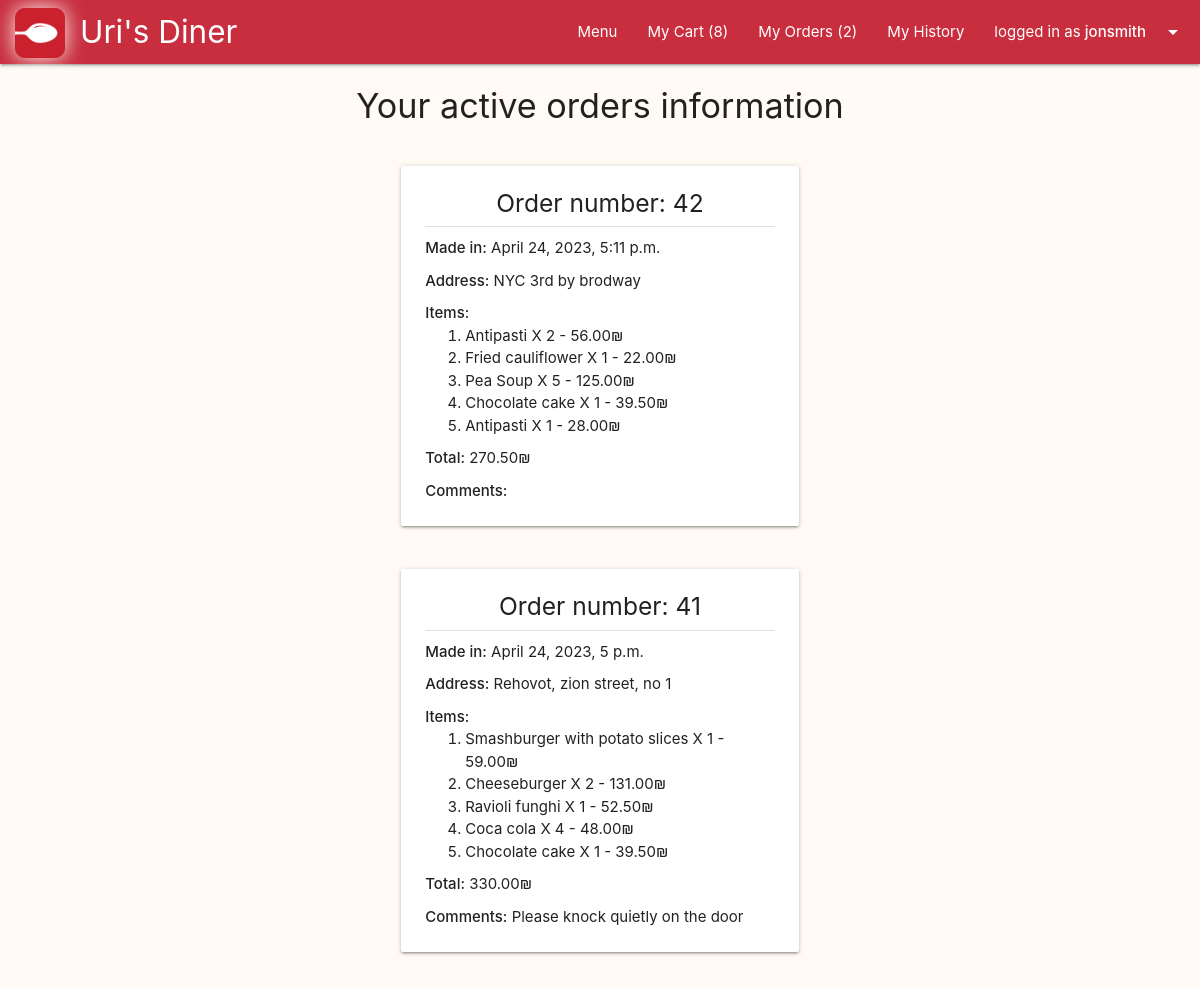
The app's page /delivery/ (signed in) with its own data.
### main/models.py (models this page shows, shortened)
class Cart(models.Model):
    user = models.ForeignKey(User, on_delete=models.CASCADE, blank=False)
    @property
    def total_to_pay(self):
        total = sum(item.item_total for item in self.item_set.all())
        return total

class Delivery(models.Model):
    is_delivered = models.BooleanField(default=False)
    address = models.CharField(max_length=200, blank=False)
    comment = models.CharField(max_length=500, blank=True)
    created = models.DateTimeField(auto_now_add=True)
    order = models.OneToOneField(Cart, primary_key=True, on_delete=models.CASCADE)

class Item(models.Model):
    dish = models.ForeignKey(Dish, on_delete=models.CASCADE, blank=False)
    cart = models.ForeignKey(Cart, on_delete=models.CASCADE, blank=False)
    amount = models.IntegerField(blank=False, default=1)
    @property
    def item_total(self):
        total = self.amount * self.dish.price
        return total

class Dish(models.Model):
    name = models.CharField(max_length=50, blank=False)
    price = models.DecimalField(max_digits=5, decimal_places=2, blank=False)
    description = models.CharField(max_length=300, blank=False)
    is_gluten_free = models.BooleanField(default=False)
    is_vegeterian = models.BooleanField(default=False)
    category = models.ForeignKey(Category, on_delete=models.CASCADE, limit_choices_to={'is_deleted':False})
    is_deleted = models.BooleanField(default=False)
    image_Url = models.URLField(null=True, blank=True)
    image_file = models.ImageField(upload_to=dish_image_path, null=True, blank=True)

### main/views.py (the view)
# urls.py: path('delivery/', views.show_delivery, name="show_delivery")
@login_required(login_url='user_login')
def show_delivery(request):
    open_orders = sorted(request.user.cart_set.filter(delivery__is_delivered=False), key=lambda order: order.delivery.created, reverse=True)
    return render(request, 'main/delivery.html', {'open_orders':open_orders})

### main/context_processors.py (called while the page is built)
def site_wide_data(request):
    data = {}
    try:
        data.update({'open_orders_number' : len(Cart.objects.filter(delivery__is_delivered=False))})
    except:
        pass
    try:
        data.update({'my_open_orders_number' : len(Delivery.objects.filter(order__user=request.user).filter(is_delivered=False))})
    except:
        pass
    try:
        data.update({'my_cart_items_number' : len(User.objects.get(id=request.user.id).cart_set.last().item_set.all())})
    except:
        pass
    return data

### main/templates/main/delivery.html (shortened to what this page needs)
{% extends 'layouts/main.html' %}
{% block main-content %}
<div class="container">
  <div class="row">
    <div class="col l12 center-align">
      <h4>Your active orders information</h4>
    </div>
  </div>
  {% if open_orders %}
    {% for order in open_orders %}
      <div class="row">
        <div class="col l6 offset-l3">
          <div class="card">
            <div class="card-content">
              <h5 class="center-align no-top-margin">
                Order number: {{order.delivery.order_id}}
              </h5>
              <div class="divider"></div>
              <div>
                <div class="more-top-bottom-margin">
                  <strong>Made in:</strong> {{order.delivery.created}}
                </div>
                <div class="more-top-bottom-margin">
                  <strong>Address:</strong> {{order.delivery.address}}
                </div>
                <strong>Items:</strong>
                <ol class="no-top-bottom-margin">
                  {% for item in order.item_set.all %}
                    <li>
                      {{item.dish.name}} X {{item.amount}} -
                      {{item.item_total}}₪
                    </li>
                  {% endfor %}
                </ol>
              </div>
              <div class="more-top-bottom-margin">
                <strong>Total:</strong> {{order.total_to_pay}}₪
              </div>
              <div>
                <strong>Comments:</strong> {{order.delivery.comment}}
              </div>
            </div>
          </div>
        </div>
      </div>
    {% endfor %}
  {% else %}
    <div class="row center-align">
      <div class="section">
        <h6>You have no active orders.</h6>
      </div>
    </div>
  {% endif %}
</div>
{% endblock main-content %}

### templates/common/navbar.html (shortened to what this page needs)
{% load static %}
<nav>
  <div class="nav-wrapper">
    <a href="{% url 'main' %}" class="brand-logo" style="left: 80px">
      <img class="logo-icon" src="{% static 'images/icon.webp' %}">
       Uri's Diner
      </a>
    <ul class="right">
      <li><a href="{% url 'menu_all_categories' %}">Menu</a></li>
      {% if request.user.username %}
      {% if request.user.is_staff == True %}
      <li><a href="{% url 'manage_orders' %}">Open Orders
          ({{open_orders_number}})</a></li>
      <li><a href="{% url 'show_orders_history' %}">Orders History</a></li>
      {% else %}
      <li><a href="{% url 'show_cart' %}">My Cart
          ({{my_cart_items_number}})</a></li>
      <li><a href="{% url 'show_delivery' %}">My Orders
          ({{my_open_orders_number}})
        </a></li>
      <li><a href="{% url 'user_history' %}">My History</a></li>
      {% endif %}
      <li><a class="dropdown-trigger" href="#!"
          data-target="user-dropdown">logged in as
          <strong>{{request.user.username}}</strong><i
            class="material-icons right">arrow_drop_down</i></a></li>
      {% else %}
      <li><a href="{% url 'user_login' %}">Log In</a></li>
      <li><a href="{% url 'user_signup' %}">Sign up</a></li>
      {% endif %}
    </ul>
  </div>
</nav>

### static/css/custom.css (style rules this page uses)
body { background-color: #fffbf4; }
.logo-icon { height: 50px; position: absolute; top: 8px; left: -65px; box-shadow: 0px 0px 20px #fffbf4; border-radius: 20%; }
.no-top-margin { margin-top: 0px; }
.no-top-bottom-margin { margin-bottom: 0px; margin-top: 0px; }
.more-top-bottom-margin { margin-bottom: 10px; margin-top: 10px; }

### records on screen
Cart: delivery.order_id "42", delivery.created "April 24, 2023, 5:11 p.m.", delivery.address "NYC 3rd by brodway", total_to_pay "270.50"
Item: dish.name "Antipasti", amount "2", item_total "56.00"
Item: dish.name "Fried cauliflower", amount "1", item_total "22.00"
Item: dish.name "Pea Soup", amount "5", item_total "125.00"
Item: dish.name "Chocolate cake", amount "1", item_total "39.50"
Item: dish.name "Antipasti", amount "1", item_total "28.00"
Cart: delivery.order_id "41", delivery.created "April 24, 2023, 5 p.m.", delivery.address "Rehovot, zion street, no 1", total_to_pay "330.00", delivery.comment "Please knock quietly on the door"
Item: dish.name "Smashburger with potato slices", amount "1", item_total "59.00"
Item: dish.name "Cheeseburger", amount "2", item_total "131.00"
Item: dish.name "Ravioli funghi", amount "1", item_total "52.50"
Item: dish.name "Coca cola", amount "4", item_total "48.00"
Item: dish.name "Chocolate cake", amount "1", item_total "39.50"

### other values on screen
{{ my_cart_items_number }} "8"
{{ my_open_orders_number }} "2"
{{ request.user.username }} "jonsmith"
